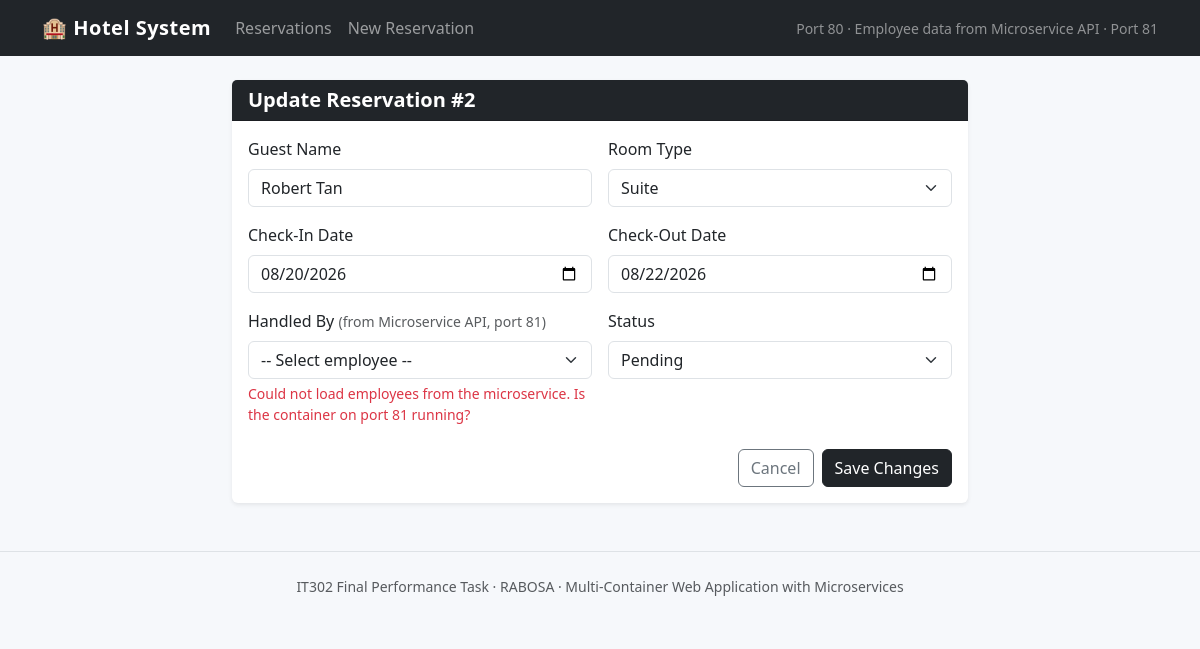
The app's page /app/update.php?id=2 with its own data.
### tables this page shows
CREATE TABLE IF NOT EXISTS reservations (
    id         INT AUTO_INCREMENT PRIMARY KEY,
    guest_name VARCHAR(100)  NOT NULL,
    room_type  VARCHAR(50)   NOT NULL,
    check_in   DATE          NOT NULL,
    check_out  DATE          NOT NULL,
    employee_id INT          NOT NULL,
    status     ENUM('pending','confirmed','checked_in','checked_out','cancelled') DEFAULT 'pending',
    created_at TIMESTAMP DEFAULT CURRENT_TIMESTAMP,
    INDEX idx_reservation_employee (employee_id)
);

### app/config/db.php (called while the page is built, shortened)
<?php
function db(): PDO
{
  static $pdo = null;
  if ($pdo === null) {
    $dsn = 'mysql:host=' . DB_HOST . ';dbname=' . DB_NAME . ';charset=utf8mb4';
    $pdo = new PDO($dsn, DB_USER, DB_PASS, [
      PDO::ATTR_ERRMODE            => PDO::ERRMODE_EXCEPTION,
      PDO::ATTR_DEFAULT_FETCH_MODE => PDO::FETCH_ASSOC,
    ]);
  }
  return $pdo;
}

### app/update.php (the view, shortened to what this page needs)
<?php
require_once __DIR__ . '/config/db.php';
$employees = fetch_employees();
$id = (int) ($_GET['id'] ?? 0);
$stmt = db()->prepare('SELECT * FROM reservations WHERE id = ?');
$stmt->execute([$id]);
$reservation = $stmt->fetch();
$old = $_SESSION['old'] ?? [];
$values = array_merge($reservation, $old);
?>
<?php require __DIR__ . '/includes/header.php'; ?>
<div class="row justify-content-center">
  <div class="col-lg-8">
    <div class="card shadow-sm">
      <div class="card-header bg-dark text-white">
        <h5 class="mb-0 fw-semibold">Update Reservation #<?= (int) $reservation['id'] ?></h5>
      </div>
      <div class="card-body">
        <form method="post" action="update.php?id=<?= (int) $id ?>">
          <div class="row g-3">
            <div class="col-md-6">
              <label for="guest_name" class="form-label">Guest Name</label>
              <input type="text" class="form-control" id="guest_name" name="guest_name"
                value="<?= htmlspecialchars($values['guest_name']) ?>" required>
            </div>
            <div class="col-md-6">
              <label for="room_type" class="form-label">Room Type</label>
              <select class="form-select" id="room_type" name="room_type" required>
                <?php foreach (ROOM_TYPES as $type): ?>
                  <option value="<?= htmlspecialchars($type) ?>" <?= ($values['room_type'] === $type) ? 'selected' : '' ?>>
                    <?= htmlspecialchars($type) ?>
                  </option>
                <?php endforeach; ?>
              </select>
            </div>
            <div class="col-md-6">
              <label for="check_in" class="form-label">Check-In Date</label>
              <input type="date" class="form-control" id="check_in" name="check_in"
                value="<?= htmlspecialchars($values['check_in']) ?>" required>
            </div>
            <div class="col-md-6">
              <label for="check_out" class="form-label">Check-Out Date</label>
              <input type="date" class="form-control" id="check_out" name="check_out"
                value="<?= htmlspecialchars($values['check_out']) ?>" required>
            </div>
            <div class="col-md-6">
              <label for="employee_id" class="form-label">
                Handled By
                <span class="text-muted small">(from Microservice API, port 81)</span>
              </label>
              <select class="form-select" id="employee_id" name="employee_id" required>
                <option value="">-- Select employee --</option>
              </select>
              <?php if (empty($employees)): ?>
                <div class="form-text text-danger">
                  Could not load employees from the microservice. Is the container on port 81 running?
                </div>
              <?php endif; ?>
            </div>
            <div class="col-md-6">
              <label for="status" class="form-label">Status</label>
              <select class="form-select" id="status" name="status">
                <?php foreach (RESERVATION_STATUS as $status): ?>
                  <option value="<?= $status ?>" <?= ($values['status'] === $status) ? 'selected' : '' ?>>
                    <?= ucfirst($status) ?>
                  </option>
                <?php endforeach; ?>
              </select>
            </div>
          </div>
          <div class="d-flex justify-content-end gap-2 mt-4">
            <a href="index.php" class="btn btn-outline-secondary">Cancel</a>
            <button type="submit" class="btn btn-dark">Save Changes</button>
          </div>
        </form>
      </div>
    </div>
  </div>
</div>
<?php require __DIR__ . '/includes/footer.php'; ?>

### app/includes/header.php (style rules this page uses)
body { background: #f6f8fb; }
.card { border: none; }

### records on screen
reservations: id "2", guest_name "Robert Tan", room_type "Suite", check_in "08/20/2026", check_out "08/22/2026", status "Pending"
